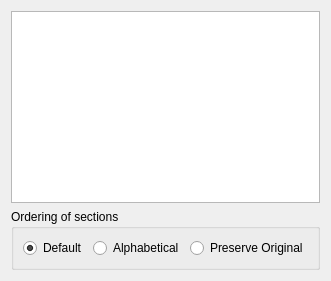
       <widget class="QWidget" name="tabInputFile">
        <attribute name="title">
         <string>Input File Preview</string>
        </attribute>
        <layout class="QVBoxLayout" name="verticalLayout_15">
         <item>
          <widget class="QPlainTextEdit" name="txtInputFile">
           <property name="acceptDrops">
            <bool>false</bool>
           </property>
           <property name="verticalScrollBarPolicy">
            <enum>Qt::ScrollBarAsNeeded</enum>
           </property>
           <property name="readOnly">
            <bool>true</bool>
           </property>
           <property name="tabStopWidth">
            <number>50</number>
           </property>
          </widget>
         </item>
         <item>
          <widget class="QGroupBox" name="groupSort">
           <property name="title">
            <string>Ordering of sections</string>
           </property>
           <layout class="QHBoxLayout" name="horizontalLayout_2">
            <item>
             <widget class="QRadioButton" name="radioSortDefault">
              <property name="text">
               <string>Default</string>
              </property>
              <property name="checked">
               <bool>true</bool>
              </property>
             </widget>
            </item>
            <item>
             <widget class="QRadioButton" name="radioSortAlpha">
              <property name="text">
               <string>Alphabetical</string>
              </property>
             </widget>
            </item>
            <item>
             <widget class="QRadioButton" name="radioSortOriginal">
              <property name="text">
               <string>Preserve Original</string>
              </property>
             </widget>
            </item>
           </layout>
          </widget>
         </item>
        </layout>
       </widget>
